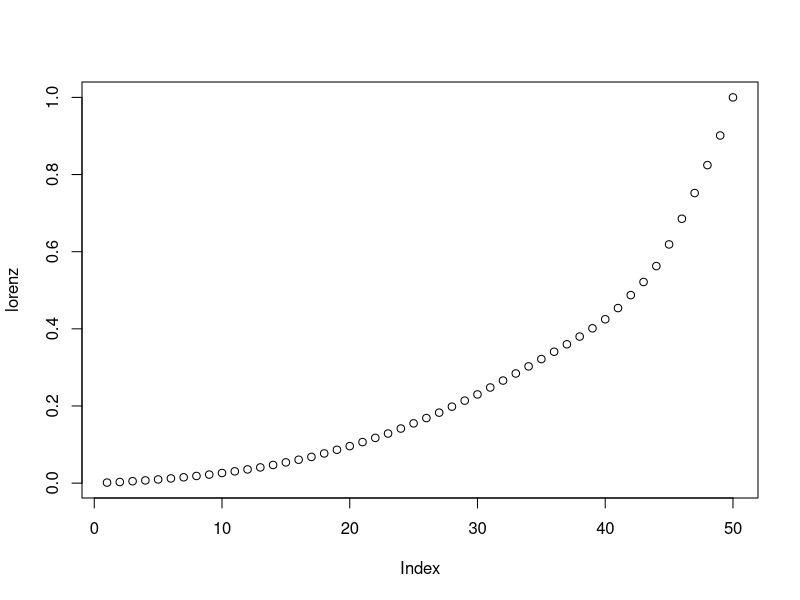
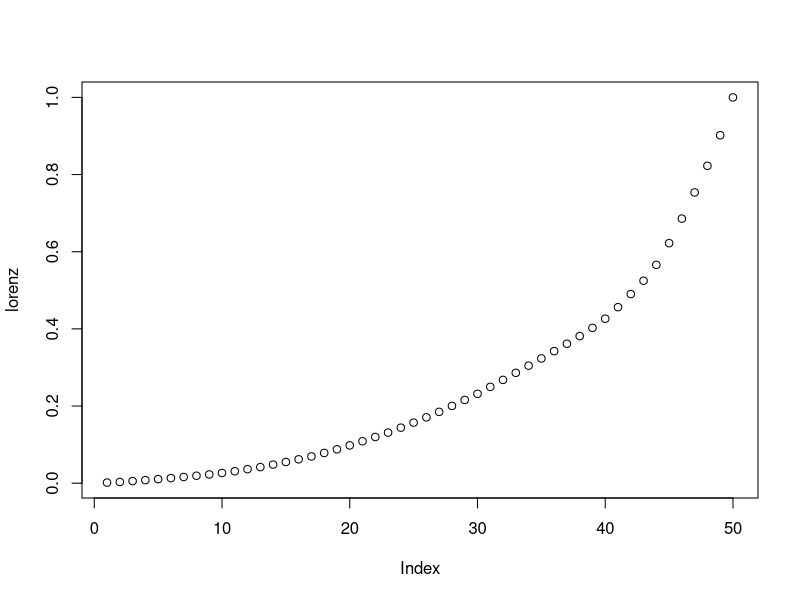
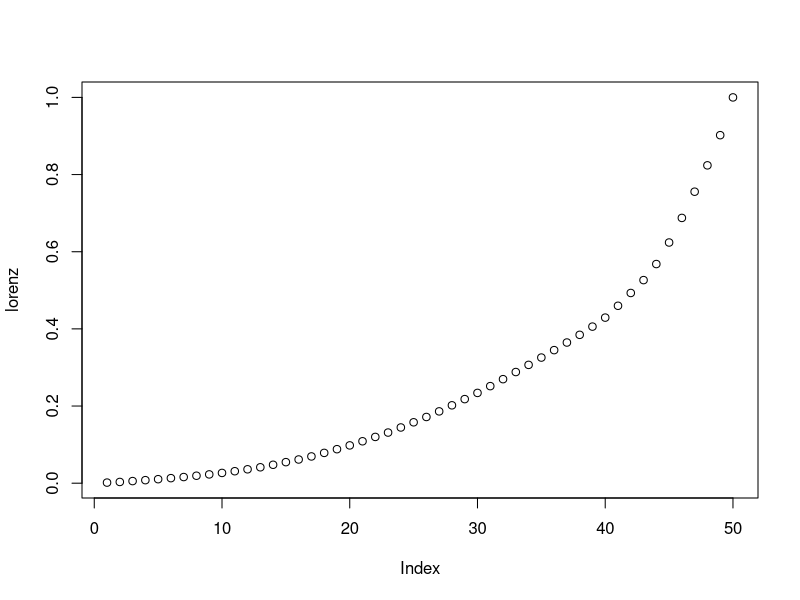
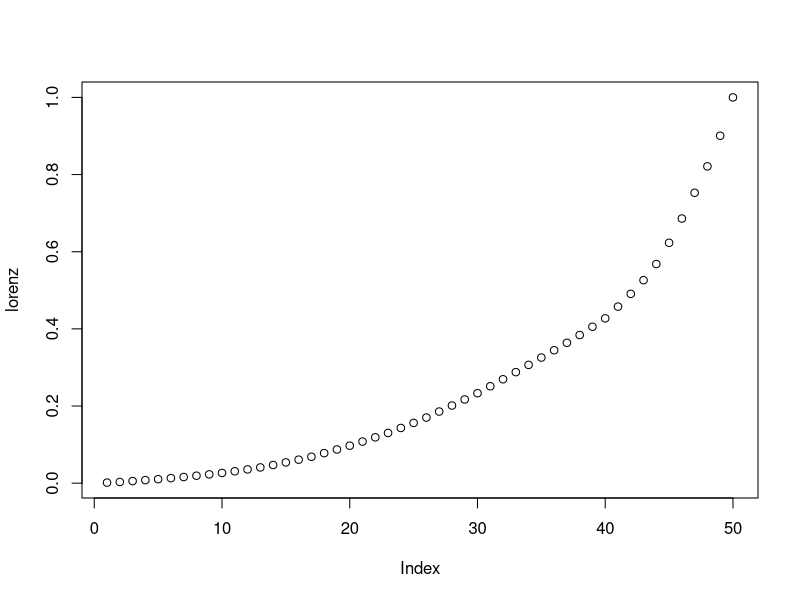
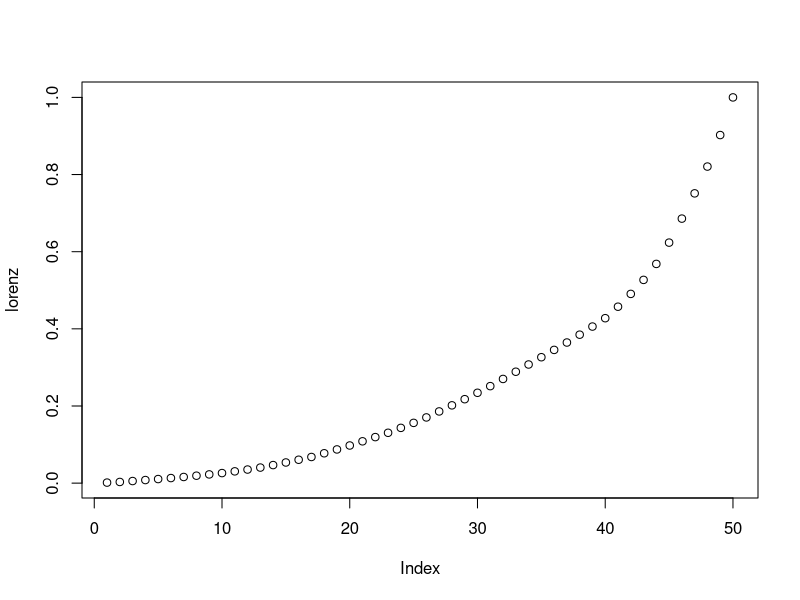
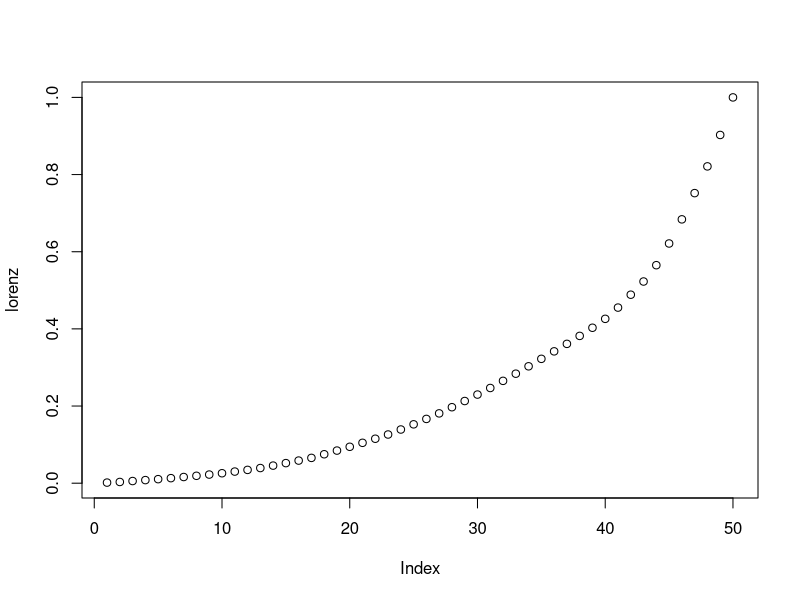
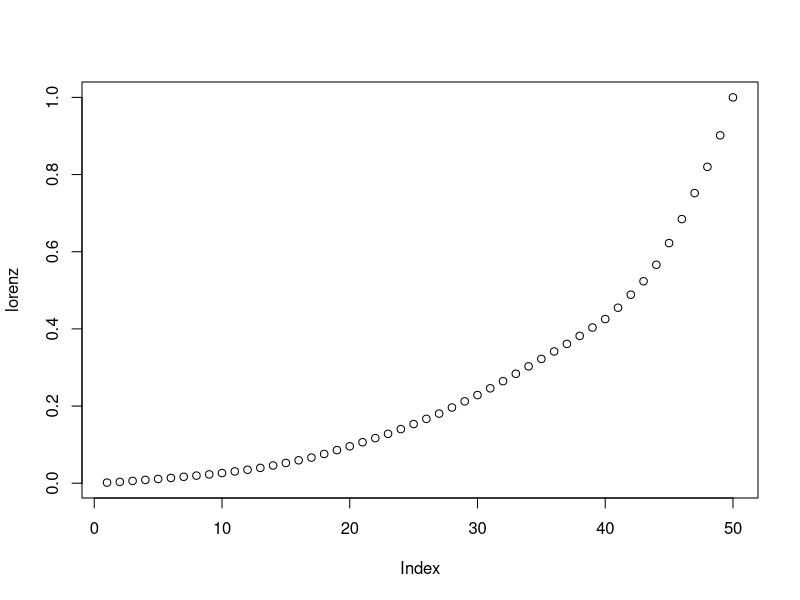
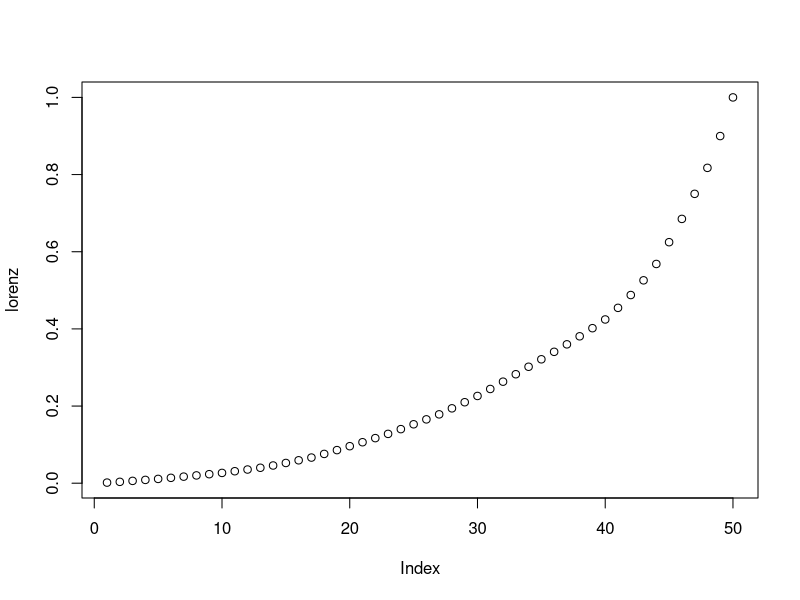

Reproduce these figures in R, in order.
#!/usr/bin/Rscript

# Extract energy consumption (BTU) data.
rdata = read.csv("use_all_btu.csv")
tdata = rdata[rdata$State == "US",] # Totals
sdata = rdata[rdata$State != "US",] # Per-state

# TETCB total energy consumption
# TPOPP total population (in thousands)
tetcb = sdata[sdata$MSN == "TETCB",]
tpopp = sdata[sdata$MSN == "TPOPP",]

rownames(tetcb) = tetcb$State
rownames(tpopp) = tpopp$State

drop_rows = c("State", "MSN")

tetcb = tetcb[,!(names(tetcb) %in% drop_rows)]
tpopp = tpopp[,!(names(tpopp) %in% drop_rows)]

# Per-capita energy consumption
tecpc = tetcb / tpopp

"allplots" <- function (ldata) {
	gini = c()
	for (n in names(ldata)) {
		# Obtain the lorenz curve
		ydata = setNames(ldata[,n], rownames(ldata))
		ydata = ydata[0:50]
		lorenz = cumsum(sort(ydata / sum(ydata)))

		# Plot the lorenz curve
		plot(lorenz)

		# Calculate the gini coefficient
		gini = c(gini, 2 * (0.5 - sum(lorenz) / length(lorenz)))
	}

	names(gini) = names(ldata)
	plot(gini)
}

allplots(tetcb)
allplots(tecpc)
